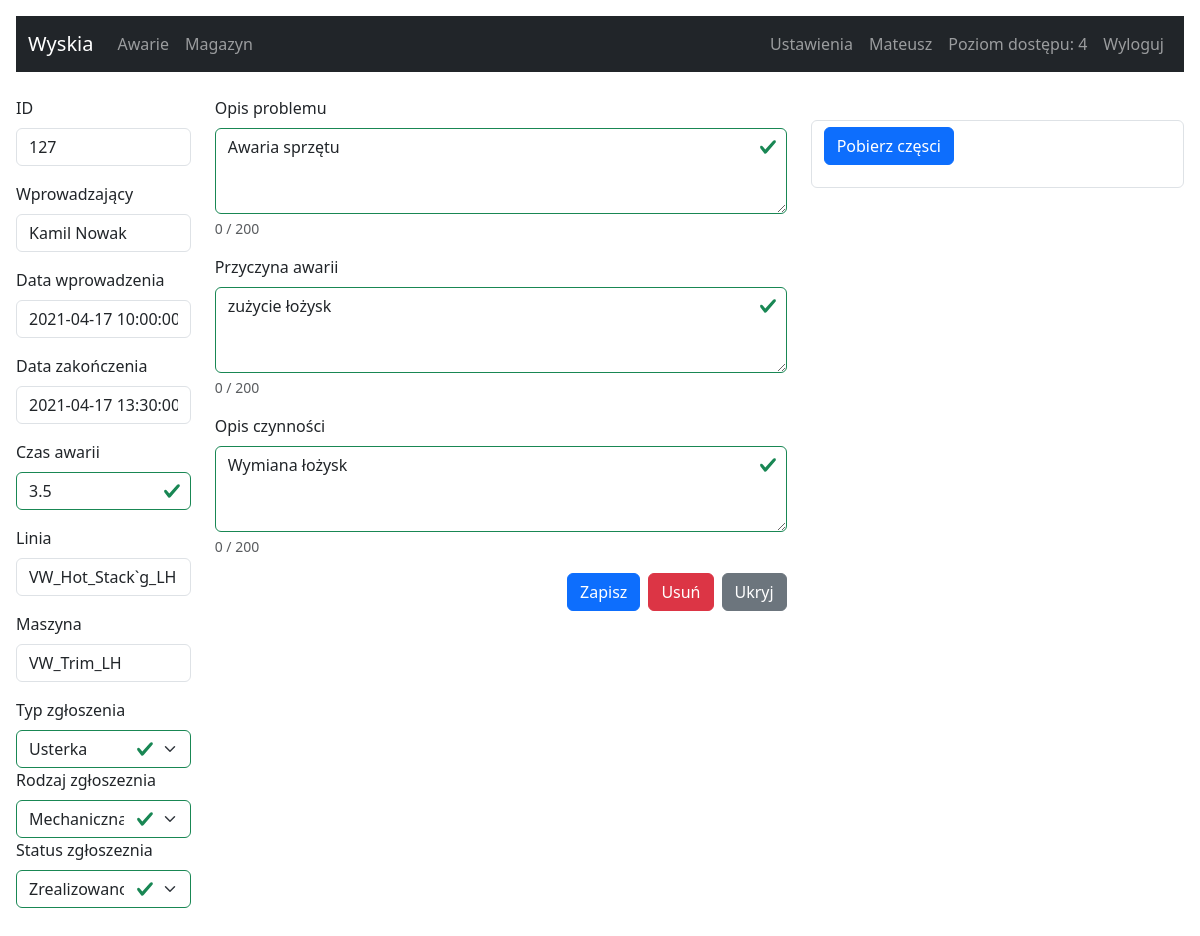
Page /management-failure?id=127 (signed in) on the committed database.
### tables this page shows
CREATE TABLE users (
		id INTEGER NOT NULL, 
		login VARCHAR(140), 
		password VARCHAR(140),
		rank INTEGER, name TEXT,
		PRIMARY KEY (id)
	);

CREATE TABLE awarie (
	id INTEGER NOT NULL, 
	maszyna VARCHAR(140), 
	linia VARCHAR(140), 
	czas_start DATETIME, 
	czas_stop DATETIME, 
	operator VARCHAR(100), 
	mechanik VARCHAR(100), 
	zgloszenie VARCHAR(140), 
	opis TEXT, 
	typ INTEGER, 
	status INTEGER, 
	rodzaj INTEGER, 
	czas_trwania INTEGER, 
	requestor VARCHAR(100), 
	przyczyna VARCHAR(140), 
	zatw VARCHAR(100), 
	case_id TEXT, 
	PRIMARY KEY (id)
);

### app.py (the view, shortened to what this page needs)
@app.route('/management-failure', methods = ['POST', 'GET'])
@flask_login.login_required
def failures():
   rows_per_page = 30   # Ilość zgłoszeń na stronie
   id_db = request.args.get('id', default = '', type = int)
   action = request.args.get('action', default = '', type = str)
   nr_page = request.args.get('page', default = 1, type = int)
   search = request.args.get('search', default = '', type = str)
   if action == "save":
      rows = {}
      rows.clear()
      rows['update_id'] = request.args.get('update_id', default = '', type = str)
      rows['requestor'] = request.args.get('requestor', default = '', type = str)
      rows['czas_start'] = request.args.get('czas_start', default = '', type = str)
      rows['czas_stop'] = request.args.get('czas_stop', default = '', type = str)
      rows['czas_trwania'] = request.args.get('czas_trwania', default = '', type = str)
      rows['status'] = request.args.get('status', default = '', type = str)
      rows['przyczyna'] = request.args.get('przyczyna', default = '', type = str)
      rows['opis'] = request.args.get('opis', default = '', type = str)
      rows['linia'] = request.args.get('linia', default = '', type = str)
      rows['maszyna'] = request.args.get('maszyna', default = '', type = str)
      rows['rodzaj'] = request.args.get('rodzaj', default = '', type = str)
      rows['typ'] = request.args.get('typ', default = '', type = str)
      rows['zgloszenie'] = request.args.get('zgloszenie', default = '', type = str)
      rows['part_new'] = request.args.get('part_new', default = '', type = str)  # TODO JESZCZE nie dodano do bazy danych
      rows['part_reg'] = request.args.get('part_reg', default = '', type = str)  # TODO JESZCZE nie dodano do bazy danych
      print("part_new:", rows['part_new'], "part_reg:", rows['part_reg'])
      currentDateTime = datetime.datetime.now().strftime("%Y-%m-%d %H:%M:%S")
      query_update = f"UPDATE awarie SET requestor='{rows['requestor']}', czas_start='{rows['czas_start']}', czas_stop='{currentDateTime}', czas_trwania='{rows['czas_trwania']}', linia='{rows['linia']}', maszyna='{rows['maszyna']}', typ='{rows['typ']}', rodzaj='{rows['rodzaj']}', status='{rows['status']}', zgloszenie='{rows['zgloszenie']}', przyczyna='{rows['przyczyna']}', opis='{rows['opis']}' WHERE id='{rows['update_id']}'"
      sql_update(query_update)
      return redirect('/management-failure')
   elif id_db and action == 'delete':  #HACK and flask_login.current_user.rank >= 3
      query_delete = f"DELETE FROM awarie WHERE id='{id_db}'"
      sql_delete(query_delete)
      return render_template('delete.html')
   elif id_db and not action:
      query_select = f"SELECT * FROM awarie WHERE id LIKE '{id_db}'"
      row = sql_select(query_select)
      row_dict = delete_none(row)
      query_select = "SELECT * FROM warehouse ORDER BY nazwa DESC"
      rows = sql_select(query_select)
      return render_template('failures.html', row = row_dict, rows=rows)

### app.py (called while the page is built)
def get_db_connection():
   con = sql.connect('wsb.sqlite')
   con.row_factory = sql.Row
   return con

def sql_select(query_select):
   con = get_db_connection()
   cur = con.cursor()
   cur.execute(query_select)
   row = cur.fetchall()
   con.close()
   return row

def delete_none(row):
   row_dict = dict(row[0])
   for key, value in row_dict.items():
      if value is None:
         row_dict[key] = ""
   return row_dict

@login_manager.user_loader
def user_loader(login_email):
   if login_email not in users:
      return
   user = User()
   user.id = login_email
   user.rank = users[login_email]['rank']
   user.name = users[login_email]['name']
   return user

### templates/failures.html (shortened to what this page needs)
{% extends 'base.html' %}
{% block content %}
<form method="post">
  <div class="row align-items-start ">
    <div class="col-md-2 was-validated">
      <div class="mb-3">
        <label for="disabledTextInput" class="form-label">ID</label>
        <input type="text" name="update_id" id="update_id" class="form-control" value="{{ row['id'] }}" readonly>
      </div>
      <div class="mb-3">
        <label for="disabledTextInput" class="form-label">Wprowadzający</label>
        <input type="text" name="requestor" id="requestor" class="form-control" value="{{ row['requestor'] }}" readonly>
      </div>
      <div class="mb-3">
        <label for="disabledTextInput" class="form-label">Data wprowadzenia</label>
        <input type="text" name="czas_start" id="czas_start" class="form-control" value="{{ row['czas_start'] }}" readonly>
      </div>
      <div class="mb-3">
        <label for="disabledTextInput" class="form-label">Data zakończenia</label>
        <input type="text" name="czas_stop" id="czas_stop" class="form-control" value="{{ row['czas_stop'] }} " readonly>
      </div>
      <div class="mb-3">
        <label for="disabledTextInput" class="form-label">Czas awarii</label>
        <input type="text" name="czas_trwania" id="czas_trwania" class="form-control" maxlength="4" value="{{ row['czas_trwania'] }}"
          required>
      </div>
      <div class="mb-3">
        <label for="disabledTextInput" class="form-label">Linia</label>
        <input type="text" name="linia" id="linia" class="form-control" value="{{ row['linia'] }}" readonly>
      </div>
      <div class="mb-3">
        <label for="disabledTextInput" class="form-label">Maszyna</label>
        <input type="text" name="maszyna" id="maszyna" class="form-control" value="{{ row['maszyna'] }}" readonly>
      </div>
    {%if row['typ']!=5 %}
      <label for="disabledTextInput" class="form-label" >Typ zgłoszenia</label>
      <select class="form-select" name="typ" id="typ" >
        <option value="2" {%if row['typ']==2 %} selected {%endif%}>Usterka</option>
      </select>
      {%else %}
      <label for="disabledTextInput" class="form-label" >Typ zgłoszenia</label>
      <select class="form-select" name="typ" id="typ"  readonly>
        <option value="5" >Przegląd techniczny</option>
      </select>
      {%endif%}
      <label for="disabledTextInput" class="form-label">Rodzaj zgłoszeznia</label>
      <select class="form-select" name="rodzaj" id="rodzaj" >
        <option value="1" {%if row['rodzaj']==1 %} selected {%endif%}>Mechaniczna</option>
      </select>
      <label for="disabledTextInput" class="form-label">Status zgłoszeznia</label>
      <select class="form-select" name="status" id="status" >
        <option value="1" {%if row['status']==1 %} selected {%endif%}>Zrealizowano</option>
      </select>
    </div>
    <div class="col-md-6">
      <div class="mb-3 was-validated">
        <label class="form-label">Opis problemu</label>
        <textarea class="form-control" name="zgloszenie" id="zgloszenie" rows="3" maxlength="200"
          required>{{ row['zgloszenie'] }}</textarea>
        <div id="count_zgloszenie" class="form-text"></div>
      </div>
      <div class="mb-3 was-validated">
        <label class="form-label">Przyczyna awarii</label>
        <textarea class="form-control" name="przyczyna" id="przyczyna" rows="3" maxlength="200"
          required>{{ row['przyczyna'] }}</textarea>
        <div id="count_przyczyna" class="form-text"></div>
      </div>
      <div class="mb-3 was-validated">
        <label class="form-label">Opis czynności</label>
        <textarea class="form-control" name="opis" id="opis" rows="3" maxlength="200"
          required>{{ row['opis'] }}</textarea>
        <div id="count_opis" class="form-text"></div>
      </div>
      <div class="d-grid gap-2 d-md-flex justify-content-md-end">
        {%if current_user.rank >= 2 %}
        <button type="button" class="btn btn-primary" id="saveButton">Zapisz</button>
        {%endif%}
        {%if current_user.rank >= 3 %}
        <a href="?action=delete&id={{row['id']}}" type="submit" class="btn btn-danger" formnovalidate>Usuń</a>
        {%endif%}
        <a href="/management-failure" type="submit" class="btn btn-secondary" formnovalidate>Ukryj</a>
      </div>
    </div>
    <div class="col-md-4">
      <br>
      <div class="form-control">
      <div class="mb-3">
        <button type="button" class="btn btn-primary" data-bs-toggle="modal" data-bs-target="#takePart">Pobierz częsci</button>
        </div>
      </div>
    </div>
  </div>
</form>
<br>
{% endblock %}

### templates/navbar.html (shortened to what this page needs)
<nav class="navbar navbar-expand-lg navbar-dark bg-dark">
  <div class="container-fluid">
    <a class="navbar-brand" href="/">Wyskia</a>
    <div class="collapse navbar-collapse" id="navbarSupportedContent">
      <ul class="navbar-nav me-auto mb-2 mb-lg-0">
        <li class="nav-item">
          <a class="nav-link" href="/management-failure">Awarie</a>
        </li>
        <li class="nav-item">
          <a class="nav-link" href="/management-warehouse">Magazyn</a>
        </li>
      </ul>
      <ul class="navbar-nav me-right mb-2 mb-lg-0">
        <li class="nav-item">
          <a class="nav-link" href="/settings">Ustawienia</a>
        </li>
        <li class="nav-item">
          <a class="nav-link" disabled> {{ current_user.id }}</a>
        </li>
        <li class="nav-item">
          <a class="nav-link" disabled> Poziom dostępu: {{ current_user.rank }}</a>
        </li>
        <li class="nav-item">
          <a class="nav-link" href="/logout">Wyloguj</a>
        </li>
      </ul>
    </div>
  </div>
</nav>

### rows in the picture
users: rank "4"
awarie: update_id "127", requestor "Kamil Nowak", czas_start "2021-04-17 10:00:00", czas_stop "2021-04-17 13:30:00", czas_trwania "3.5", linia "VW_Hot_Stack`g_LH", maszyna "VW_Trim_LH", typ "Usterka", rodzaj "Mechaniczna", zgloszenie "Awaria sprzętu", przyczyna "zużycie łożysk", opis "Wymiana łożysk"

### other values in the picture
{{ current_user.id }} "Mateusz"
